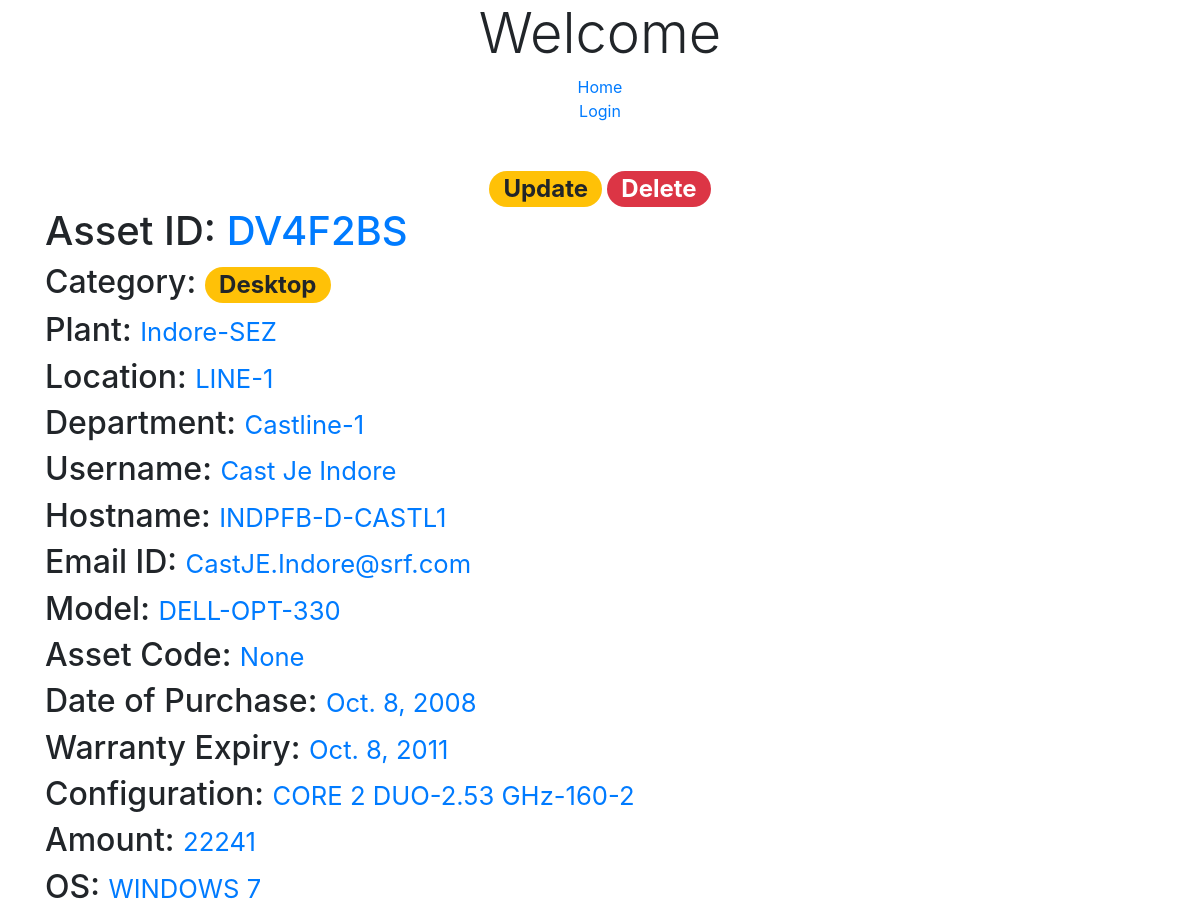
The app's page /a/DV4F2BS/ with its own data.
### items/models.py (models this page shows, shortened)
class Asset(models.Model):
	user 				= models.ForeignKey(User, on_delete = models.CASCADE)
	asset_id			= models.CharField(max_length = 10, primary_key = True)
	plant				= models.CharField(max_length = 20, blank = True, null = True)
	location			= models.CharField(max_length = 20, blank = True, null = True)
	department			= models.CharField(max_length = 20, blank = True, null = True)
	username			= models.CharField(max_length = 50, blank = True, null = True)
	hostname			= models.CharField(max_length = 25, blank = True, null = True)
	email_id			= models.EmailField(blank = True, null = True)
	model 				= models.CharField(max_length = 30, blank = True, null = True)
	asset_code			= models.CharField(max_length = 15, blank = True, null = True)
	date_of_purchase	= models.DateField(blank = True, null = True)
	warranty_expiry 	= models.DateField(blank = True, null = True)
	configuration		= models.CharField(max_length = 40, blank = True, null = True)
	amount				= models.IntegerField(blank = True, null = True)
	operating_system	= models.CharField(max_length = 20, blank = True, null = True)
	ASSET_TYPE = (
			('Laptop', 'Laptop'),
			('Printer', 'Printer'),
			('Scanner', 'Scanner'),
			('Desktop', 'Desktop'),
			('Keyboard', 'Keyboard'),
			('Mouse', 'Mouse'),
			('Modem', 'Modem'),
			('Router', 'Router'),
			('Switch', 'Switch'),
			('Others', 'Others'),
		)
	category 			= models.CharField(max_length = 8, choices = ASSET_TYPE)

### items/views.py (the view)
# urls.py: url(r'(?P<pk>\w+)/$', ItemView.as_view(), name = 'detail'),
class ItemView(DetailView):
	template_name = 'templates/item.html'
	queryset = Asset.objects.all()

### templates/item.html (shortened to what this page needs)
{% extends "templates/base.html" %}
{% block content %}
<div align="center">
	<a href="{% url 'asset:update' object.asset_id %}" class="badge badge-pill badge-warning" style="font-size: 150%">Update</a>
	<a href="{% url 'asset:delete' object.asset_id %}" class="badge badge-pill badge-danger" style="font-size: 150%">Delete</a>
</div>
<div class="text-justify container">
	<h1>Asset ID: <span class="text-primary">{{ object.asset_id }}</span></h1>
	<h2>Category:
		{% if object.category == "Desktop" or object.category == "Laptop" %}
						<span class="badge badge-pill badge-warning">{{ object.category }}</span>
					{% elif object.category == "Router" or object.category == "Modem" or object.category == "Switch" %}
						<span class="badge badge-pill badge-success">{{ object.category }}</span>
					{% elif object.category == "Printer" or object.category == "Scanner" %}
						<span class="badge badge-pill badge-primary">{{ object.category }}</span>
					{% elif object.category == "Mouse" or object.category == "Keyboard" %}
						<span class="badge badge-pill badge-danger">{{ object.category }}</span>
					{% else %}
						<span class="badge badge-pill badge-dark">{{ object.category }}</span>
					{% endif %}
	</h2>
	<h2>Plant: <small class="text-primary">{{ object.plant }}</small></h2>
	<h2>Location: <small class="text-primary">{{ object.location }}</small></h2>
	<h2>Department: <small class="text-primary">{{ object.department }}</small></h2>
	<h2>Username: <small class="text-primary">{{ object.username }}</small></h2>
	<h2>Hostname: <small class="text-primary">{{ object.hostname }}</small></h2>
	<h2>Email ID: <small class="text-primary">{{ object.email_id }}</small></h2>
	<h2>Model: <small class="text-primary">{{ object.model }}</small></h2>
	<h2>Asset Code: <small class="text-primary">{{ object.asset_code }}</small></h2>
	<h2>Date of Purchase: <small class="text-primary">{{ object.date_of_purchase }}</small></h2>
	<h2>Warranty Expiry: <small class="text-primary">{{ object.warranty_expiry }}</small></h2>
	<h2>Configuration: <small class="text-primary">{{ object.configuration }}</small></h2>
	<h2>Amount: <small class="text-primary">{{ object.amount }}</small></h2>
	<h2>OS: <small class="text-primary">{{ object.operating_system }}</small></h2>
</div>
{% endblock %}

### templates/base.html (shortened to what this page needs)
<!DOCTYPE html>
<html>
<head>
	{% include 'templates/bs4.html' %}
</head>
<body>
	<div align="center">
	<h1 class="display-4">Welcome </h1>
	<a href="{% url 'home' %}">Home</a><br>
	{% if request.user.is_authenticated %}
		<a href="{% url 'asset:create' %}">Add item</a><br>
		<a href="{% url 'password_change' %}">Change password</a><br>
		<a href="{% url 'logout' %}">Logout</a><br>
	{% else %}
		<a href="{% url 'login' %}">Login</a><br>
	{% endif %}
	</div><br><br>
	<div class="container-fluid">
		{% block content %}{% endblock content %}
	</div>
</body>
</html>

### templates/bs4.html (shortened to what this page needs)
<link rel="stylesheet" href="https://stackpath.bootstrapcdn.com/bootstrap/4.2.1/css/bootstrap.min.css">

### records on screen
Asset: asset_id "DV4F2BS", category "Desktop", plant "Indore-SEZ", location "LINE-1", department "Castline-1", username "Cast Je Indore", hostname "INDPFB-D-CASTL1", email_id "CastJE.Indore@srf.com", model "DELL-OPT-330", asset_code "None", date_of_purchase "Oct. 8, 2008", warranty_expiry "Oct. 8, 2011", configuration "CORE 2 DUO-2.53 GHz-160-2", amount "22241", operating_system "WINDOWS 7"
